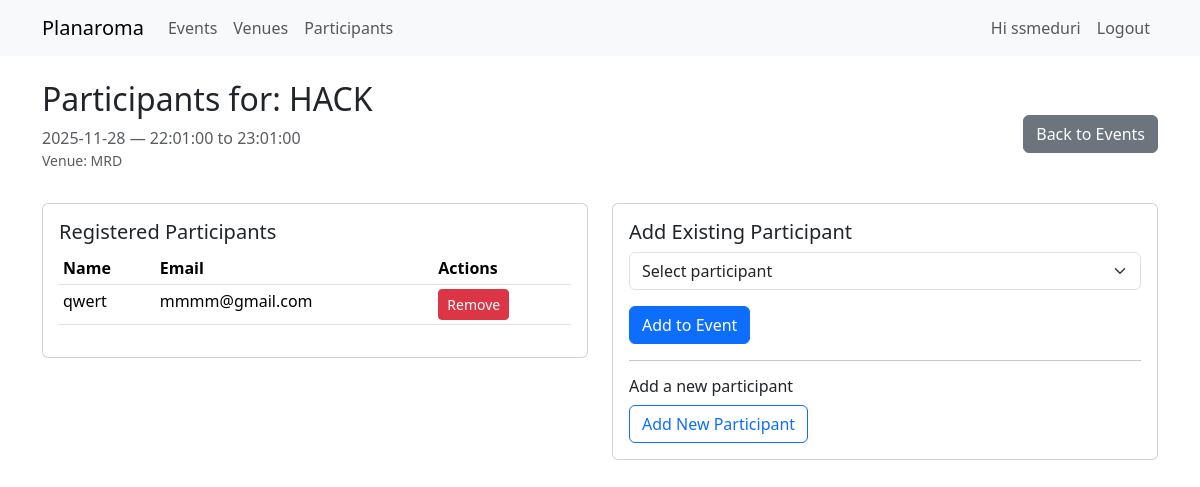
The page /event/2/participants (signed in) on the database its author committed.
### app/models.py (models this page shows, shortened)
class User(UserMixin, db.Model):
    id = db.Column(db.Integer, primary_key=True)
    username = db.Column(db.String(80), unique=True, nullable=False)
    password_hash = db.Column(db.String(200), nullable=False)
    role = db.Column(db.String(20), nullable=False, default='viewer')  # 'admin', 'staff', 'viewer'

class Event(db.Model):
    id = db.Column(db.Integer, primary_key=True)
    title = db.Column(db.String(120), nullable=False)
    description = db.Column(db.Text)
    date = db.Column(db.Date, nullable=False)
    start_time = db.Column(db.Time, nullable=False)
    end_time = db.Column(db.Time, nullable=False)
    venue_id = db.Column(db.Integer, db.ForeignKey('venue.id'), nullable=False)
    participants = db.relationship('Participant', secondary=event_participants, back_populates='events')

class Venue(db.Model):
    id = db.Column(db.Integer, primary_key=True)
    name = db.Column(db.String(150), nullable=False, unique=True)
    capacity = db.Column(db.Integer, nullable=False, default=0)
    resources_list = db.relationship('Resource', back_populates='venue', cascade='all, delete-orphan')
    events = db.relationship('Event', backref='venue', lazy=True, cascade='all, delete-orphan')

class Participant(db.Model):
    id = db.Column(db.Integer, primary_key=True)
    name = db.Column(db.String(150), nullable=False)
    email = db.Column(db.String(200), nullable=True)
    phone = db.Column(db.String(50), nullable=True)
    notes = db.Column(db.Text, nullable=True)
    events = db.relationship('Event', secondary=event_participants, back_populates='participants')

### app/routes.py (the view)
@main_bp.route('/event/<int:event_id>/participants')
@login_required
def event_participants_view(event_id):
    event = Event.query.get_or_404(event_id)
    available = Participant.query.filter(~Participant.events.any(id=event.id)).order_by(Participant.name).all()
    return render_template('events/participants.html', event=event, available=available)

### app/__init__.py (called while the page is built)
def create_app():
    app = Flask(__name__, static_folder='static', template_folder='templates')
    app.config.from_object(Config)
    db.init_app(app)
    login_manager.init_app(app)
    from .models import User
    @login_manager.user_loader
    def load_user(user_id):
        return User.query.get(int(user_id))
    from .routes import main_bp
    from .auth import auth_bp
    app.register_blueprint(main_bp)
    app.register_blueprint(auth_bp)
    return app

### app/templates/events/participants.html (shortened to what this page needs)
{% extends 'base.html' %}
{% block content %}
<div class="d-flex justify-content-between align-items-center mb-3">
  <div>
    <h2>Participants for: {{ event.title }}</h2>
    <p class="text-muted mb-0">{{ event.date }} — {{ event.start_time }} to {{ event.end_time }}</p>
    <p class="small text-muted">Venue: {{ event.venue.name if event.venue else 'N/A' }}</p>
  </div>
  <div>
    <a class="btn btn-secondary" href="{{ url_for('main.list_events') }}">Back to Events</a>
  </div>
</div>
<div class="row">
  <div class="col-md-6 mb-4">
    <div class="card">
      <div class="card-body">
        <h5 class="card-title">Registered Participants</h5>
        <table class="table table-sm">
          <thead><tr><th>Name</th><th>Email</th><th>Actions</th></tr></thead>
          <tbody>
            {% for p in event.participants %}
            <tr>
              <td>{{ p.name }}</td>
              <td>{{ p.email or '-' }}</td>
              <td>
                <form method="POST" action="{{ url_for('main.remove_participant_from_event', event_id=event.id, pid=p.id) }}" style="display:inline-block" onsubmit="return confirm('Remove participant from event?');">
                  <button class="btn btn-sm btn-danger">Remove</button>
                </form>
              </td>
            </tr>
            {% else %}
            <tr><td colspan="3">No participants registered.</td></tr>
            {% endfor %}
          </tbody>
        </table>
      </div>
    </div>
  </div>
  <div class="col-md-6 mb-4">
    <div class="card">
      <div class="card-body">
        <h5 class="card-title">Add Existing Participant</h5>
        {% if available %}
        <form method="POST" action="{{ url_for('main.add_participant_to_event', event_id=event.id) }}">
          <div class="mb-3">
            <select name="participant_id" class="form-select" required>
              <option value="">Select participant</option>
            </select>
          </div>
          <button class="btn btn-primary">Add to Event</button>
        </form>
        {% else %}
        <p class="text-muted">No available participants to add. <a href="{{ url_for('main.add_participant') }}">Create one</a>.</p>
        {% endif %}
        <hr>
        <h6>Add a new participant</h6>
        <a class="btn btn-outline-primary" href="{{ url_for('main.add_participant') }}">Add New Participant</a>
      </div>
    </div>
  </div>
</div>
{% endblock %}

### app/templates/base.html (shortened to what this page needs)
<!doctype html>
<html lang="en">
<head>
    <link href="https://cdn.jsdelivr.net/npm/bootstrap@5.3.2/dist/css/bootstrap.min.css" rel="stylesheet">
</head>
<body>
<nav class="navbar navbar-expand-lg navbar-light bg-light mb-4">
  <div class="container">
    <a class="navbar-brand" href="{{ url_for('main.dashboard') }}">
        Planaroma
    </a>
    <div class="collapse navbar-collapse" id="navbarNav">
      <ul class="navbar-nav me-auto">
        <li class="nav-item">
          <a class="nav-link" href="{{ url_for('main.list_events') }}">Events</a>
        </li>
        <li class="nav-item">
          <a class="nav-link" href="{{ url_for('main.list_venues') }}">Venues</a>
        </li>
        <li class="nav-item">
          <a class="nav-link" href="{{ url_for('main.list_participants') }}">Participants</a>
        </li>
      </ul>
      <ul class="navbar-nav ms-auto">
        {% if current_user.is_authenticated %}
          <li class="nav-item">
            <a class="nav-link">Hi {{ current_user.username }}</a>
          </li>
          <li class="nav-item">
            <a class="nav-link" href="{{ url_for('auth.logout') }}">Logout</a>
          </li>
        {% else %}
          <li class="nav-item">
            <a class="nav-link" href="{{ url_for('auth.login') }}">Login</a>
          </li>
        {% endif %}
      </ul>
    </div>
  </div>
</nav>
<div class="container">
    {% block content %}{% endblock %}
</div>
</body>
</html>

### rows shown on the page
User: username "ssmeduri"
Event: title "HACK", date "2025-11-28", start_time "22:01:00", end_time "23:01:00"
Venue: venue "MRD"
Participant: name "qwert", email "mmmm@gmail.com"
